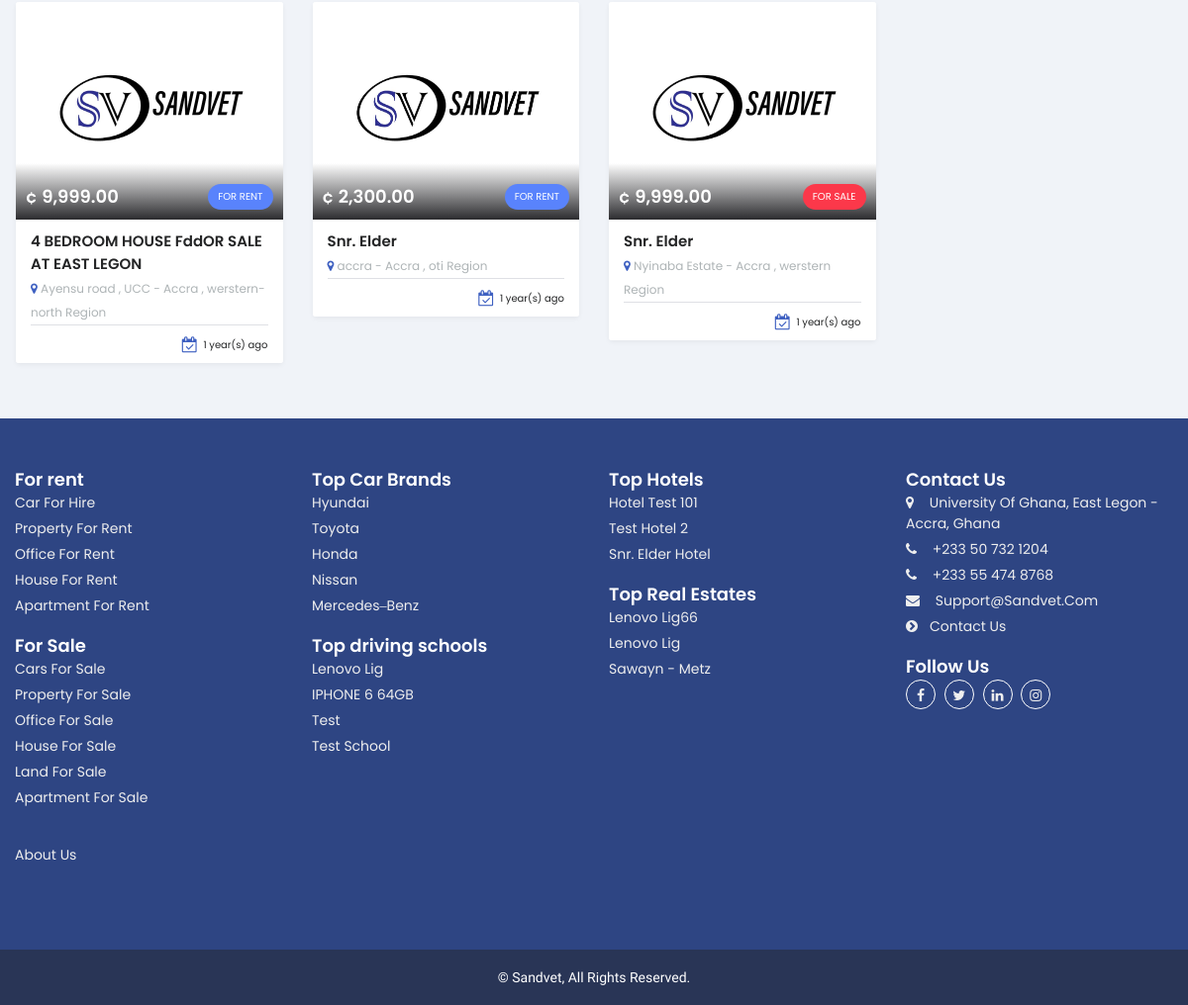
The app's page /cars/brands/ (lower part), older data.
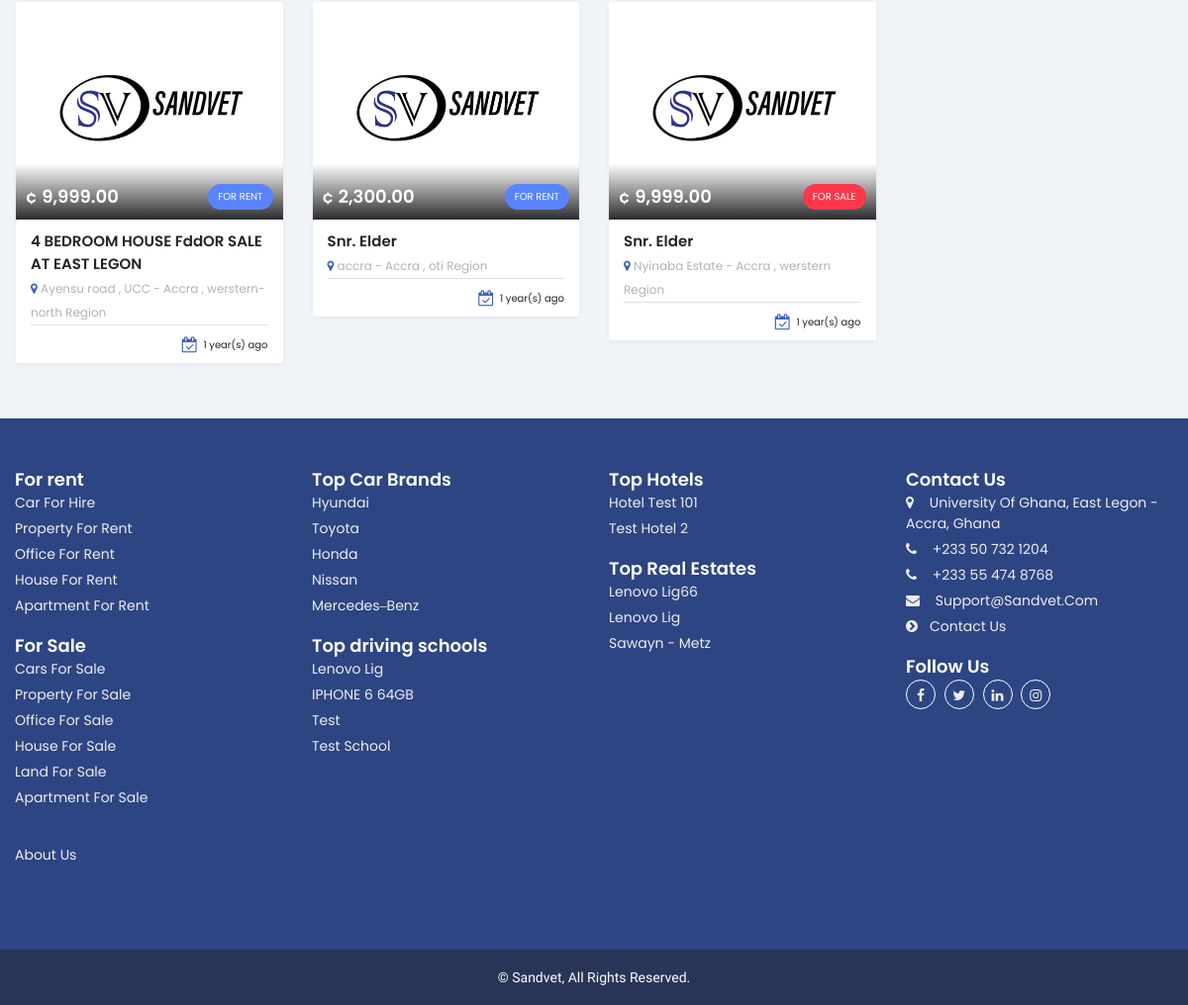
The same page, newer data.
### property/models.py (models this page shows, shortened)
class Property(models.Model):
    title = models.CharField(max_length=200,null=True)
    price = models.FloatField()
    price_negotiable = models.CharField(max_length=3, choices=PRICE_NEGORIABLE, default='no')
    category = models.ForeignKey(Category, on_delete=models.CASCADE)
    purpose = models.CharField(max_length=4, choices=PROPERTY_PURPOSE_TYPE, default='sale')
    region = models.CharField(choices=REGIONS_LIST, max_length=20, null=True)
    locality = models.ForeignKey(Locality, on_delete=models.CASCADE, null=True)
    location_address = models.CharField(max_length=200, null=True)
    image = models.ImageField(upload_to='property/')
    description = models.TextField(null=True, blank=False)
    views = models.PositiveIntegerField(default=0)
    featured = models.PositiveIntegerField(default=0)
    created_at = models.DateTimeField(auto_now_add=True)
    slug = AutoSlugField(
                populate_from='title',
                unique_with='created_at__month',
                slugify=custom_slugify
            )
    owned_by = models.ForeignKey("RealEstate", on_delete=models.CASCADE, null=True, blank=True, related_name="realestate")
    @property
    def imageURL(self):
        try:
            url = self.image.url
        except:
            url = ''
        return url
    def get_absolute_url(self):
        return reverse("property:property-detail", kwargs={
            'slug': self.slug
        })
    def get_date(self):
        time = datetime.now()
        if self.created_at.day == time.day:
            return str(time.hour - self.created_at.hour) + " hours ago"
        else:
            if self.created_at.month == time.month:
                return str(time.day - self.created_at.day) + " days ago"
            else:
                if self.created_at.year == time.year:
                    return str(time.month - self.created_at.month) + " months ago"
                else:
                    return str(time.year - self.created_at.year) + " year(s) ago"
        return self.created_at

class Category(models.Model):
    title = models.CharField(max_length=200, null=True, blank=True, unique=True)
    created_at = models.DateTimeField(auto_now_add=True)
    slug = AutoSlugField(populate_from='title',unique_with='created_at__month',slugify=custom_slugify )
    class Meta:
        ordering = ['-id']
    def get_for_sale_category_url(self):
        return reverse("property:for-sale-cate", kwargs={
            'slug': self.slug
        })
    def get_for_rent_category_url(self):
        return reverse("property:for-rent-cate", kwargs={
            'slug': self.slug
        })

class Hotel(models.Model):
    title = models.CharField(max_length=200,null=True)
    location_address = models.CharField(max_length=200, null=True)
    locality = models.ForeignKey(Locality, on_delete=models.CASCADE, null=True)
    region = models.CharField(choices=REGIONS_LIST, max_length=20, null=True)
    logo = models.ImageField(upload_to='hotels/logo', null=True)
    image = models.ImageField(upload_to='hotels/')
    description = models.TextField(null=True, blank=False)
    rate = models.CharField(choices=STAR_RATING, max_length=1, null=True, blank=True)
    free_parking = models.BooleanField(default=False)
    free_wiFi = models.BooleanField(default=False)
    pool = models.BooleanField(default=False)
    fitness_center = models.BooleanField(default=False)
    free_breakfast = models.BooleanField(default=False)
    free_airport_transportation = models.BooleanField(default=False)
    conference_facilities = models.BooleanField(default=False)
    bar_or_lounge = models.BooleanField(default=False)
    views = models.PositiveIntegerField(default=0)
    featured = models.PositiveIntegerField(default=0)
    created_at = models.DateTimeField(auto_now_add=True)
    slug = AutoSlugField(
                populate_from='title',
                unique_with='created_at__month',
                slugify=custom_slugify
            )
    def get_absolute_url(self):
        return reverse("property:hotel-detail", kwargs={
            'slug': self.slug
        })

class RealEstate(models.Model):
    title = models.CharField(max_length=200,null=True, unique=True)
    region = models.CharField(choices=REGIONS_LIST, max_length=20, null=True, blank=True)
    locality = models.ForeignKey(Locality, on_delete=models.CASCADE, null=True, blank=True)
    location_address = models.CharField(max_length=200, null=True)
    url = models.URLField(max_length=200, null=True, blank=True)
    logo = models.ImageField(upload_to='realeastate/logo', null=True)
    image = models.ImageField(upload_to='realeastate/')
    description = models.TextField(null=True, blank=False)
    views = models.PositiveIntegerField(default=0)
    featured = models.PositiveIntegerField(default=0)
    created_at = models.DateTimeField(auto_now_add=True)
    slug = AutoSlugField(
                populate_from='title',
                unique_with='created_at__month',
                slugify=custom_slugify
            )
    def get_absolute_url(self):
        return reverse("property:realestate-detail", kwargs={
            'slug': self.slug
        })

### core/models.py (models this page shows, shortened)
class Locality(models.Model):
    region = models.CharField(choices=REGIONS_LIST, max_length=20, null=True)
    name = models.CharField(max_length=200, null=True, unique=True)
    created_at = models.DateTimeField(auto_now_add=True)
    slug = AutoSlugField(populate_from='name',unique_with='created_at__month',slugify=custom_slugify)
    class Meta:
        ordering = ['name']

### cars/models.py (models this page shows, shortened)
class Brand(models.Model):
    name = models.CharField(unique=True, max_length=200)
    featured = models.PositiveIntegerField(default=0)
    image = models.ImageField(upload_to='brands/', null=True, blank=True)
    created_at = models.DateTimeField(auto_now_add=True)
    views = models.PositiveIntegerField(default=0)
    slug = AutoSlugField(populate_from='name', unique_with='created_at__month', slugify=custom_slugify )
    @property
    def imageURL(self):
        try:
            url = self.image.url
        except:
            url = ''
        return url
    def get_absolute_url(self):
        return reverse("cars:brand", kwargs={
            'slug': self.slug
        })

class School(models.Model):
    title = models.CharField(max_length=200,null=True)
    region = models.CharField(max_length=20, choices=REGIONS_LIST, null=True, blank=True)
    locality = models.ForeignKey(Locality, on_delete=models.SET_NULL, null=True, blank=True, related_name='schoollocality')
    image = models.ImageField(upload_to='school/')
    description = models.TextField(null=True, blank=False)
    location = models.CharField(max_length=20, null=True, blank=True)
    views = models.PositiveIntegerField(default=0)
    featured = models.PositiveIntegerField(default=0)
    created_at = models.DateTimeField(auto_now_add=True)
    slug = AutoSlugField(populate_from='title',unique_with='created_at__month',slugify=custom_slugify )
    def get_absolute_url(self):
        return reverse("cars:school-detail", kwargs={
            'slug': self.slug
        })

### cars/views.py (the view)
# urls.py: path('brands/', views.BrandsView.as_view(), name='brands'),
class BrandsView(ListView):
    model = Brand
    context_object_name = 'lists'
    template_name = 'cars/brands.html'
    def get_context_data(self, **kwargs):
        kwargs['category_list_nav'] = Category.objects.filter((~Q(title="land")))
        kwargs['category_list'] = Category.objects.all()
        kwargs['brands_list'] = Brand.objects.order_by('-views')[:7]
        kwargs['driving_list'] = School.objects.order_by('-views')[:7]
        kwargs['hotels_list'] = Hotel.objects.order_by('-views')[:7]
        kwargs['realestates_list'] = RealEstate.objects.order_by('-views')[:7]
        kwargs['property_list']  = Property.objects.order_by('-id')[:3]
        kwargs['car_list']  = Car.objects.order_by('-id')[:4]
        return super().get_context_data(**kwargs)
    def get_queryset(self):
        return self.model.objects.order_by('-id')

### cars/models.py (called while the page is built)
    @property
    def imageURL(self):
        try:
            url = self.image.url
        except:
            url = ''
        return url

    def get_absolute_url(self):
        return reverse("cars:car-detail", kwargs={
            'slug': self.slug
        })

### templates/cars/brands.html (shortened to what this page needs)
{% extends "base.html" %}
{% load crispy_forms_tags %}
{% load static %}
{% block content %}
<div class="container mb-4">
    {% if property_list %}
    <div class="row">
        <div class="similar-listings-posts clearfix my-2 px-3">
            <div class="list-products">
                <div class="row">
                    {%for list in property_list %}
                    <div class="col-lg-3 col-md-4">
                        {% include 'includes/list.html' %}
                    </div>
                    {%endfor%}
                </div>
            </div>
        </div>
    </div>
    {% endif %}
</div>
{% endblock %}

### templates/includes/list.html (shortened to what this page needs)
{% load humanize %}
{% load static %}
    <div class="card listing__card ">
        <a href="{{ list.get_absolute_url }}" title="{{ list.title }}" class="preview">
            <div class="card__imgBlock">
                <img data-src="{{ list.imageURL }}" alt="{{ list.title }}" src="{% static 'img/core/placeholder.jpg' %}" class="img-fluid lozad">
                {% if not list.url %}
                    {% if not list.rate %}
                        <div class="card__rateInfo">
                            <h5>&cent; {{ list.price|floatformat:2|intcomma }}</h5>
                            {% if not list.hotel %}
                            <span class="purpose-for-{% if list.purpose == 'sale'%}sale{%else%}rent{%endif%}">For {% if list.purpose == 'sale'%}sale{%else%}rent{%endif%}</span>
                            {% endif %}
                        </div>
                    {% endif %}
                {% endif %}
            </div>
        </a>
        <div class="card__full">
            <div class="card__body d-flex justify-content-between">
                <div>
                    <a href="{{ list.get_absolute_url }}" title="{{ list.title }}">
                        {% if list.hotel %}
                            <h3>{{ list.title }} At {{list.hotel}} </h3>
                            <p>
                                <i class="fa fa-map-marker"></i> {{ list.hotel.location_address}} -
                                {{ list.hotel.locality.name }} , {{ list.hotel.region }} Region
                            </p>
                        {% else %}
                            <h3>{{ list.title }}</h3>
                            <p>
                                <i class="fa fa-map-marker"></i> {{ list.location_address}} -
                                {{ list.locality.name }} , {{ list.region }} Region
                            </p>
                        {% endif %}
                    </a>
                    <div class="card__resultItems">
                    </div>
                </div>
            </div>
            <div class="card__footer">
                {% if list.rate %}
                    <a href="{{ list.get_absolute_url }}" class="btn btn-enroll btn-primary btn-sm text-white">view Hotel</a>
                {% else %}
                <a href="#" title="" ><i class="fa fa-calendar-check-o"></i> {{ list.get_date }} </a>
                {% endif %}
            </div>
        </div>
    </div>

### templates/includes/footer.html (shortened to what the changed rows need)
{% load crispy_forms_tags %}
<section class="bottom__section">
    <div class="container placeholder-container">
        <div class="row">
            <div class="widget col-xl-3 col-sm-6 col-md-4">
                <div class="widget-footer-contacts">
                    <ul class="footer-list">
                        {% for cate in category_list_nav %}
                        <li><span class="value"><a href="{{cate.get_for_rent_category_url}}">{{cate.title}} for rent</a></span></li>
                        {%endfor%}
                    </ul>
                </div>
                <div class="widget-footer-contacts mt-3">
                    <ul class="footer-list">
                        {% for cate in category_list %}
                        <li><span class="value"><a href="{{cate.get_for_sale_category_url}}">{{cate.title}} for sale</a></span></li>
                        {%endfor%}
                    </ul>
                </div>
            </div>
            <div class="widget col-xl-3 col-sm-6 col-md-4">
                <div class="widget-footer-contacts">
                    <ul class="footer-list">
                        {% for tbrand in brands_list %}
                        <li><span class="value"><a href="{{tbrand.get_absolute_url}}">{{tbrand.name}} </a></span></li>
                        {%endfor%}
                    </ul>
                </div>
                <div class="widget-footer-contacts mt-3">
                    <ul class="footer-list">
                        {% for list in driving_list %}
                            <li><span class="value"><a href="{{list.get_absolute_url}}">{{list.title}}</a></span></li>
                        {%endfor%}
                    </ul>
                </div>
            </div>
            <div id="widget-follow-us-1" class="widget footer-regular widget-follow-us block-selio col-xl-3 col-sm-12 col-md-5">
                <div class="widget-footer-contacts">
                    <ul class="footer-list">
                        {% for list in hotels_list %}
                            <li><span class="value"><a href="{{list.get_absolute_url}}">{{list.title}}</a></span></li>
                        {%endfor%}
                    </ul>
                </div>
                <div class="widget-footer-contacts mt-3">
                    <ul class="footer-list">
                        {% for list in realestates_list %}
                            <li><span class="value"><a href="{{list.get_absolute_url}}">{{list.title}}</a></span></li>
                        {%endfor%}
                    </ul>
                </div>
            </div>
        </div>
    </div>
</section>

Row changes from the older to the newer data that the page shows:
removed Hotel: title "Snr. Elder Hotel"
